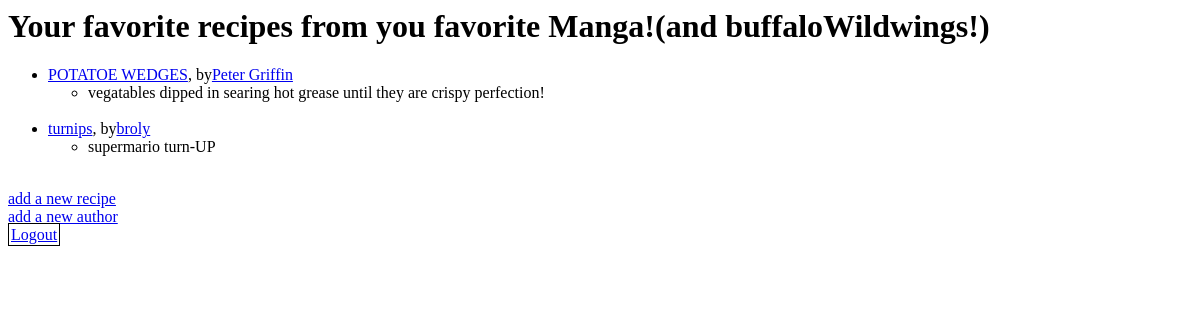
/, run on an earlier commit of the app's database.
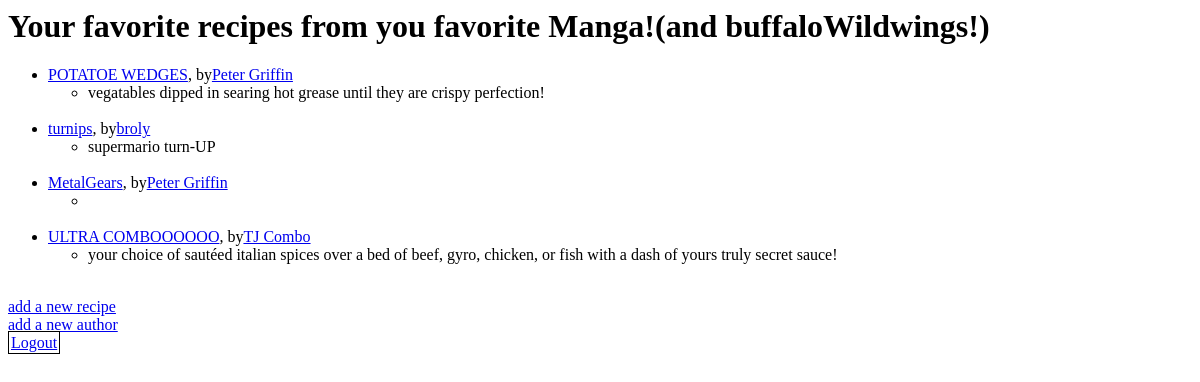
And on a later commit of the database.
### recipeBox/models.py (models this page shows, shortened)
class RecipeItem(models.Model):
    title = models.CharField(max_length=50)
    description = models.TextField()
    prepTime = models.CharField(max_length=50)
    instructions = models.TextField()
    author = models.ForeignKey(Author,on_delete=models.CASCADE)
    post_date = models.DateTimeField(default=timezone.now)

class Author(models.Model):
    user = models.OneToOneField(User, on_delete=models.CASCADE, null=True)
    name = models.CharField(max_length=50)
    bio = models.TextField()
    def __str__(self):
        return self.name

### recipeBox/views.py (the view)
# urls.py: path('', views.index, name='homepage'),
def index(request):
    html = "index.html"
    recipes = RecipeItem.objects.all()
    return render(request, html, {'data': recipes})

### recipeBox/templates/index.html (shortened to what this page needs)
<h1>Your favorite recipes from you favorite Manga!(and buffaloWildwings!)</h1>
<ul>
    {% if data %}
    {% for foo in data %}
        <li><a href="/recipe/{{ foo.id }}/">{{ foo.title }}</a>, by<a href="/author/{{ foo.author_id }}/">{{ foo.author }}</a></li>
        <ul>
            <li>{{ foo.description }}</li>
        </ul>
        <br>
    {% endfor %}
    {% else %}
    <h1>no data</h1>
    {% endif %}
</ul>
<a href="news/">add a new recipe</a>
<a href="auth_Add/">add a new author</a>
<a style ="border: 1px solid black; padding: 2px;" href="/logout/">Logout</a>

What changed in the data, as far as the page shows it:
added RecipeItem: title "MetalGears", author "Peter Griffin"
added RecipeItem: title "ULTRA COMBOOOOOO", author "TJ Combo", description "your choice of sautéed italian spices over a bed of beef, gyro, chicken, or fish with a dash of yours truly secret sauce!"
